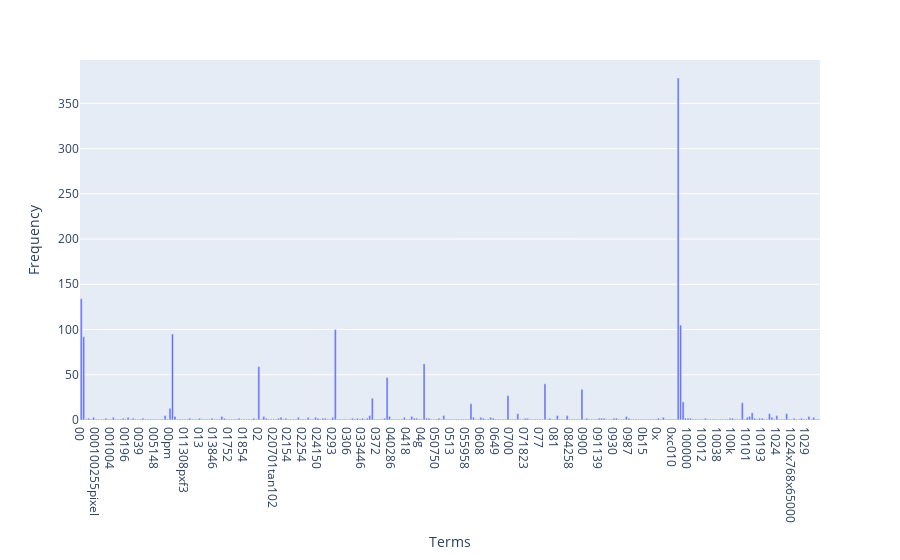
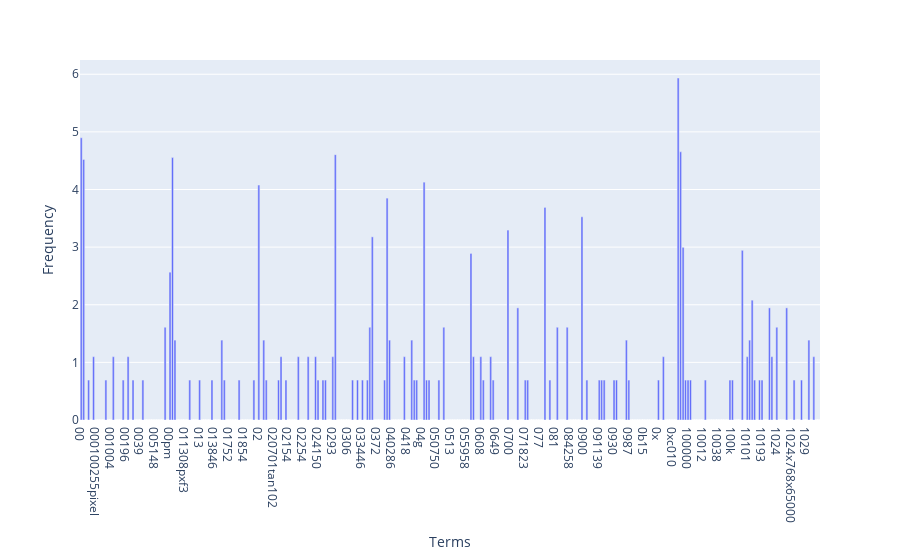
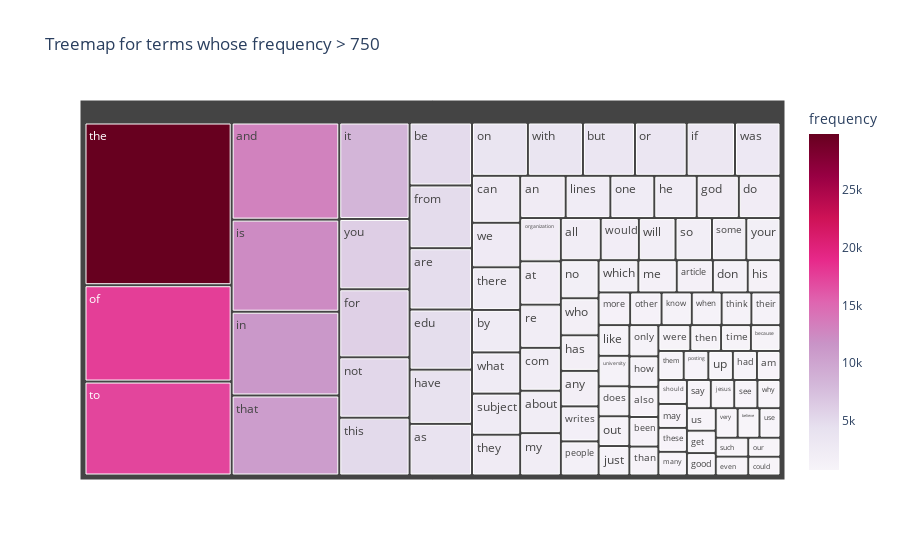
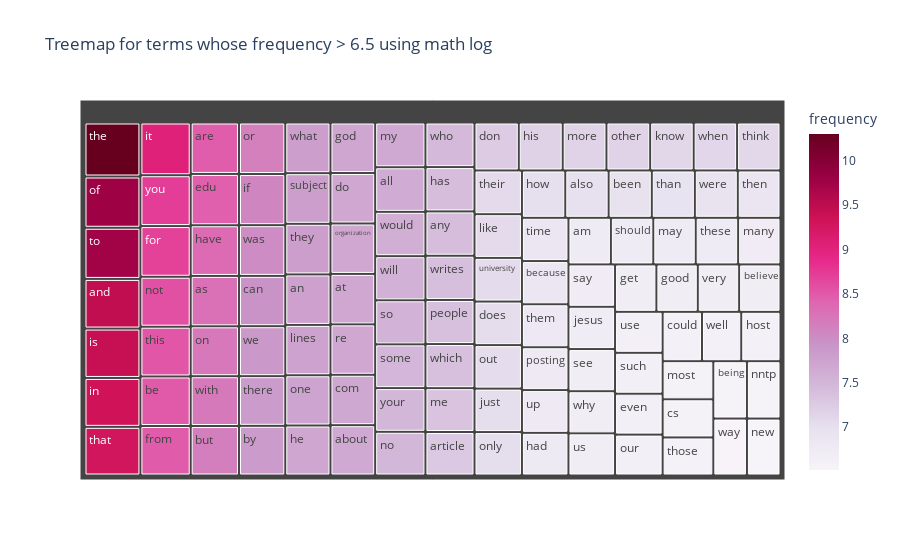

The notebook cell saved with these charts, in order:
### Markdown cell above
### >>> **Exercise 15 (take home):** 
You can copy the code from the previous exercise and change the 'term_frequencies' variable for the 'term_frequencies_log', comment about the differences that you observe and talk about other possible insights that we can get from a log distribution.

### Code cell
# Answer here
# Ex 12
import numpy as np
import pandas as pd
import plotly.express as px


terms = count_vect.get_feature_names_out()[:300]
freqs = term_frequencies[:300]


df = pd.DataFrame({"Terms": terms, "Frequency": freqs})

fig = px.bar(df, y="Frequency", x="Terms", orientation="v")

fig.show()


import numpy as np
import pandas as pd
import plotly.express as px


terms = count_vect.get_feature_names_out()[:300]
freqs = term_frequencies_log[:300]


df = pd.DataFrame({"Terms": terms, "Frequency": freqs})

fig = px.bar(df, y="Frequency", x="Terms", orientation="v")

fig.show()

# Ex 13
# Answer here
terms = count_vect.get_feature_names_out()
freqs = term_frequencies

# only keep terms with frequency > 750 (common terms)
terms_f = []
freqs_f = []
for i in range(len(terms)):
    if freqs[i] > 750:
        terms_f.append(terms[i])
        freqs_f.append(freqs[i])

# Build DataFrame for Plotly
df_terms = pd.DataFrame({
    "term": terms_f,
    "frequency": freqs_f
})

# Treemap plot
fig = px.treemap(df_terms, path=["term"], values="frequency",
                 title="Treemap for terms whose frequency > 750",
                 color="frequency", color_continuous_scale="PuRd")
fig.show()


# Answer here using log
terms = count_vect.get_feature_names_out()
freqs = term_frequencies_log
# print(term_frequencies_log)

# only keep terms with frequency > 750 (common terms)
terms_f = []
freqs_f = []
for i in range(len(terms)):
    if freqs[i] > 6.5:
        terms_f.append(terms[i])
        freqs_f.append(freqs[i])

# Build DataFrame for Plotly
df_terms = pd.DataFrame({
    "term": terms_f,
    "frequency": freqs_f
})

# Treemap plot
fig = px.treemap(df_terms, path=["term"], values="frequency",
                 title="Treemap for terms whose frequency > 6.5 using math log",
                 color="frequency", color_continuous_scale="PuRd")
fig.show()

### Figure 1 — Plotly figure (JSON) as saved in the notebook; plotly's stock layout.template omitted (floating-point values rounded to 4 significant figures; data arrays with more than 128 entries replaced by an {"elided": "..."} marker saying what was removed)
{"data": [{"hovertemplate": "Terms=%{x}<br>Frequency=%{y}<extra></extra>", "legendgroup": "", "marker": {"color": "#636efa", "pattern": {"shape": ""}}, "name": "", "orientation": "v", "showlegend": false, "textposition": "auto", "type": "bar", "x": {"elided": "300 str values"}, "xaxis": "x", "y": {"elided": "300 int values"}, "yaxis": "y"}], "layout": {"barmode": "relative", "legend": {"tracegroupgap": 0}, "margin": {"t": 60}, "xaxis": {"anchor": "y", "domain": [0, 1], "title": {"text": "Terms"}}, "yaxis": {"anchor": "x", "domain": [0, 1], "title": {"text": "Frequency"}}}}

### Figure 2 — Plotly figure (JSON) as saved in the notebook; plotly's stock layout.template omitted (floating-point values rounded to 4 significant figures; data arrays with more than 128 entries replaced by an {"elided": "..."} marker saying what was removed)
{"data": [{"hovertemplate": "Terms=%{x}<br>Frequency=%{y}<extra></extra>", "legendgroup": "", "marker": {"color": "#636efa", "pattern": {"shape": ""}}, "name": "", "orientation": "v", "showlegend": false, "textposition": "auto", "type": "bar", "x": {"elided": "300 str values"}, "xaxis": "x", "y": {"elided": "300 float values"}, "yaxis": "y"}], "layout": {"barmode": "relative", "legend": {"tracegroupgap": 0}, "margin": {"t": 60}, "xaxis": {"anchor": "y", "domain": [0, 1], "title": {"text": "Terms"}}, "yaxis": {"anchor": "x", "domain": [0, 1], "title": {"text": "Frequency"}}}}

### Figure 3 — Plotly figure (JSON) as saved in the notebook; plotly's stock layout.template omitted (floating-point values rounded to 4 significant figures)
{"data": [{"branchvalues": "total", "customdata": [[2148.0], [2093.0], [1090.0], [852.0], [2393.0], [13020.0], [1669.0], [4769.0], [1453.0], [4015.0], [2191.0], [4898.0], [952.0], [1068.0], [803.0], [3453.0], [2548.0], [2818.0], [2172.0], [754.0], [2193.0], [1151.0], [1400.0], [4675.0], [765.0], [5962.0], [4877.0], [806.0], [2216.0], [805.0], [870.0], [1671.0], [4218.0], [2232.0], [1318.0], [1100.0], [3208.0], [11230.0], [12340.0], [8447.0], [825.0], [1130.0], [1230.0], [1177.0], [2353.0], [841.0], [850.0], [1543.0], [1286.0], [2143.0], [1791.0], [5285.0], [17660.0], [3709.0], [2312.0], [1127.0], [3432.0], [2192.0], [1278.0], [763.0], [1142.0], [1604.0], [892.0], [2186.0], [840.0], [814.0], [851.0], [1912.0], [1802.0], [2464.0], [766.0], [1045.0], [10720.0], [29820.0], [1184.0], [914.0], [989.0], [2556.0], [850.0], [2448.0], [1213.0], [5063.0], [959.0], [17220.0], [1170.0], [885.0], [808.0], [772.0], [805.0], [3020.0], [2674.0], [1028.0], [2472.0], [1215.0], [1599.0], [1742.0], [811.0], [1925.0], [3655.0], [2000.0], [1645.0], [6157.0], [1793.0]], "domain": {"x": [0, 1], "y": [0, 1]}, "hovertemplate": "labels=%{label}<br>frequency_sum=%{value}<br>parent=%{parent}<br>id=%{id}<br>frequency=%{color}<extra></extra>", "ids": ["about", "all", "also", "am", "an", "and", "any", "are", "article", "as", "at", "be", "because", "been", "believe", "but", "by", "can", "com", "could", "do", "does", "don", "edu", "even", "for", "from", "get", "god", "good", "had", "has", "have", "he", "his", "how", "if", "in", "is", "it", "jesus", "just", "know", "like", "lines", "many", "may", "me", "more", "my", "no", "not", "of", "on", "one", "only", "or", "organization", "other", "our", "out", "people", "posting", "re", "say", "see", "should", "so", "some", "subject", "such", "than", "that", "the", "their", "them", "then", "there", "these", "they", "think", "this", "time", "to", "university", "up", "us", "use", "very", "was", "we", "were", "what", "when", "which", "who", "why", "will", "with", "would", "writes", "you", "your"], "labels": ["about", "all", "also", "am", "an", "and", "any", "are", "article", "as", "at", "be", "because", "been", "believe", "but", "by", "can", "com", "could", "do", "does", "don", "edu", "even", "for", "from", "get", "god", "good", "had", "has", "have", "he", "his", "how", "if", "in", "is", "it", "jesus", "just", "know", "like", "lines", "many", "may", "me", "more", "my", "no", "not", "of", "on", "one", "only", "or", "organization", "other", "our", "out", "people", "posting", "re", "say", "see", "should", "so", "some", "subject", "such", "than", "that", "the", "their", "them", "then", "there", "these", "they", "think", "this", "time", "to", "university", "up", "us", "use", "very", "was", "we", "were", "what", "when", "which", "who", "why", "will", "with", "would", "writes", "you", "your"], "marker": {"coloraxis": "coloraxis", "colors": [2148.0, 2093.0, 1090.0, 852.0, 2393.0, 13020.0, 1669.0, 4769.0, 1453.0, 4015.0, 2191.0, 4898.0, 952.0, 1068.0, 803.0, 3453.0, 2548.0, 2818.0, 2172.0, 754.0, 2193.0, 1151.0, 1400.0, 4675.0, 765.0, 5962.0, 4877.0, 806.0, 2216.0, 805.0, 870.0, 1671.0, 4218.0, 2232.0, 1318.0, 1100.0, 3208.0, 11230.0, 12340.0, 8447.0, 825.0, 1130.0, 1230.0, 1177.0, 2353.0, 841.0, 850.0, 1543.0, 1286.0, 2143.0, 1791.0, 5285.0, 17660.0, 3709.0, 2312.0, 1127.0, 3432.0, 2192.0, 1278.0, 763.0, 1142.0, 1604.0, 892.0, 2186.0, 840.0, 814.0, 851.0, 1912.0, 1802.0, 2464.0, 766.0, 1045.0, 10720.0, 29820.0, 1184.0, 914.0, 989.0, 2556.0, 850.0, 2448.0, 1213.0, 5063.0, 959.0, 17220.0, 1170.0, 885.0, 808.0, 772.0, 805.0, 3020.0, 2674.0, 1028.0, 2472.0, 1215.0, 1599.0, 1742.0, 811.0, 1925.0, 3655.0, 2000.0, 1645.0, 6157.0, 1793.0]}, "name": "", "parents": ["", "", "", "", "", "", "", "", "", "", "", "", "", "", "", "", "", "", "", "", "", "", "", "", "", "", "", "", "", "", "", "", "", "", "", "", "", "", "", "", "", "", "", "", "", "", "", "", "", "", "", "", "", "", "", "", "", "", "", "", "", "", "", "", "", "", "", "", "", "", "", "", "", "", "", "", "", "", "", "", "", "", "", "", "", "", "", "", "", "", "", "", "", "", "", "", "", "", "", "", "", "", ""], "type": "treemap", "values": [2148.0, 2093.0, 1090.0, 852.0, 2393.0, 13020.0, 1669.0, 4769.0, 1453.0, 4015.0, 2191.0, 4898.0, 952.0, 1068.0, 803.0, 3453.0, 2548.0, 2818.0, 2172.0, 754.0, 2193.0, 1151.0, 1400.0, 4675.0, 765.0, 5962.0, 4877.0, 806.0, 2216.0, 805.0, 870.0, 1671.0, 4218.0, 2232.0, 1318.0, 1100.0, 3208.0, 11230.0, 12340.0, 8447.0, 825.0, 1130.0, 1230.0, 1177.0, 2353.0, 841.0, 850.0, 1543.0, 1286.0, 2143.0, 1791.0, 5285.0, 17660.0, 3709.0, 2312.0, 1127.0, 3432.0, 2192.0, 1278.0, 763.0, 1142.0, 1604.0, 892.0, 2186.0, 840.0, 814.0, 851.0, 1912.0, 1802.0, 2464.0, 766.0, 1045.0, 10720.0, 29820.0, 1184.0, 914.0, 989.0, 2556.0, 850.0, 2448.0, 1213.0, 5063.0, 959.0, 17220.0, 1170.0, 885.0, 808.0, 772.0, 805.0, 3020.0, 2674.0, 1028.0, 2472.0, 1215.0, 1599.0, 1742.0, 811.0, 1925.0, 3655.0, 2000.0, 1645.0, 6157.0, 1793.0]}], "layout": {"coloraxis": {"colorbar": {"title": {"text": "frequency"}}, "colorscale": [[0, "rgb(247,244,249)"], [0.125, "rgb(231,225,239)"], [0.25, "rgb(212,185,218)"], [0.375, "rgb(201,148,199)"], [0.5, "rgb(223,101,176)"], [0.625, "rgb(231,41,138)"], [0.75, "rgb(206,18,86)"], [0.875, "rgb(152,0,67)"], [1, "rgb(103,0,31)"]]}, "legend": {"tracegroupgap": 0}, "title": {"text": "Treemap for terms whose frequency > 750"}}}

### Figure 4 — Plotly figure (JSON) as saved in the notebook; plotly's stock layout.template omitted (floating-point values rounded to 4 significant figures)
{"data": [{"branchvalues": "total", "customdata": [[7.672], [7.646], [6.994], [6.748], [7.78], [9.474], [7.42], [8.47], [7.281], [8.298], [7.692], [8.497], [6.859], [6.974], [6.578], [6.688], [8.147], [7.843], [7.944], [7.683], [6.625], [6.592], [7.693], [7.048], [7.244], [8.45], [6.64], [8.693], [8.492], [6.692], [7.703], [6.691], [6.768], [7.421], [8.347], [7.711], [7.184], [6.605], [7.003], [8.073], [9.326], [9.421], [9.042], [6.715], [7.03], [7.115], [7.071], [7.763], [6.735], [6.745], [7.341], [7.159], [6.593], [7.67], [6.516], [6.565], [7.491], [8.573], [9.779], [8.219], [7.746], [7.027], [8.141], [7.693], [7.153], [6.637], [7.041], [7.38], [6.793], [7.69], [6.733], [6.702], [6.746], [7.556], [7.497], [7.81], [6.641], [6.952], [9.28], [10.3], [7.077], [6.818], [6.897], [7.846], [6.745], [7.803], [7.101], [8.53], [6.582], [6.866], [9.754], [7.065], [6.786], [6.695], [6.649], [6.691], [8.013], [6.531], [7.891], [6.613], [6.935], [7.813], [7.102], [7.377], [7.463], [6.698], [7.563], [8.204], [7.601], [7.405], [8.725], [7.492]], "domain": {"x": [0, 1], "y": [0, 1]}, "hovertemplate": "labels=%{label}<br>frequency_sum=%{value}<br>parent=%{parent}<br>id=%{id}<br>frequency=%{color}<extra></extra>", "ids": ["about", "all", "also", "am", "an", "and", "any", "are", "article", "as", "at", "be", "because", "been", "being", "believe", "but", "by", "can", "com", "could", "cs", "do", "does", "don", "edu", "even", "for", "from", "get", "god", "good", "had", "has", "have", "he", "his", "host", "how", "if", "in", "is", "it", "jesus", "just", "know", "like", "lines", "many", "may", "me", "more", "most", "my", "new", "nntp", "no", "not", "of", "on", "one", "only", "or", "organization", "other", "our", "out", "people", "posting", "re", "say", "see", "should", "so", "some", "subject", "such", "than", "that", "the", "their", "them", "then", "there", "these", "they", "think", "this", "those", "time", "to", "university", "up", "us", "use", "very", "was", "way", "we", "well", "were", "what", "when", "which", "who", "why", "will", "with", "would", "writes", "you", "your"], "labels": ["about", "all", "also", "am", "an", "and", "any", "are", "article", "as", "at", "be", "because", "been", "being", "believe", "but", "by", "can", "com", "could", "cs", "do", "does", "don", "edu", "even", "for", "from", "get", "god", "good", "had", "has", "have", "he", "his", "host", "how", "if", "in", "is", "it", "jesus", "just", "know", "like", "lines", "many", "may", "me", "more", "most", "my", "new", "nntp", "no", "not", "of", "on", "one", "only", "or", "organization", "other", "our", "out", "people", "posting", "re", "say", "see", "should", "so", "some", "subject", "such", "than", "that", "the", "their", "them", "then", "there", "these", "they", "think", "this", "those", "time", "to", "university", "up", "us", "use", "very", "was", "way", "we", "well", "were", "what", "when", "which", "who", "why", "will", "with", "would", "writes", "you", "your"], "marker": {"coloraxis": "coloraxis", "colors": [7.672, 7.646, 6.994, 6.748, 7.78, 9.474, 7.42, 8.47, 7.281, 8.298, 7.692, 8.497, 6.859, 6.974, 6.578, 6.688, 8.147, 7.843, 7.944, 7.683, 6.625, 6.592, 7.693, 7.048, 7.244, 8.45, 6.64, 8.693, 8.492, 6.692, 7.703, 6.691, 6.768, 7.421, 8.347, 7.711, 7.184, 6.605, 7.003, 8.073, 9.326, 9.421, 9.042, 6.715, 7.03, 7.115, 7.071, 7.763, 6.735, 6.745, 7.341, 7.159, 6.593, 7.67, 6.516, 6.565, 7.491, 8.573, 9.779, 8.219, 7.746, 7.027, 8.141, 7.693, 7.153, 6.637, 7.041, 7.38, 6.793, 7.69, 6.733, 6.702, 6.746, 7.556, 7.497, 7.81, 6.641, 6.952, 9.28, 10.3, 7.077, 6.818, 6.897, 7.846, 6.745, 7.803, 7.101, 8.53, 6.582, 6.866, 9.754, 7.065, 6.786, 6.695, 6.649, 6.691, 8.013, 6.531, 7.891, 6.613, 6.935, 7.813, 7.102, 7.377, 7.463, 6.698, 7.563, 8.204, 7.601, 7.405, 8.725, 7.492]}, "name": "", "parents": ["", "", "", "", "", "", "", "", "", "", "", "", "", "", "", "", "", "", "", "", "", "", "", "", "", "", "", "", "", "", "", "", "", "", "", "", "", "", "", "", "", "", "", "", "", "", "", "", "", "", "", "", "", "", "", "", "", "", "", "", "", "", "", "", "", "", "", "", "", "", "", "", "", "", "", "", "", "", "", "", "", "", "", "", "", "", "", "", "", "", "", "", "", "", "", "", "", "", "", "", "", "", "", "", "", "", "", "", "", "", "", ""], "type": "treemap", "values": [7.672, 7.646, 6.994, 6.748, 7.78, 9.474, 7.42, 8.47, 7.281, 8.298, 7.692, 8.497, 6.859, 6.974, 6.578, 6.688, 8.147, 7.843, 7.944, 7.683, 6.625, 6.592, 7.693, 7.048, 7.244, 8.45, 6.64, 8.693, 8.492, 6.692, 7.703, 6.691, 6.768, 7.421, 8.347, 7.711, 7.184, 6.605, 7.003, 8.073, 9.326, 9.421, 9.042, 6.715, 7.03, 7.115, 7.071, 7.763, 6.735, 6.745, 7.341, 7.159, 6.593, 7.67, 6.516, 6.565, 7.491, 8.573, 9.779, 8.219, 7.746, 7.027, 8.141, 7.693, 7.153, 6.637, 7.041, 7.38, 6.793, 7.69, 6.733, 6.702, 6.746, 7.556, 7.497, 7.81, 6.641, 6.952, 9.28, 10.3, 7.077, 6.818, 6.897, 7.846, 6.745, 7.803, 7.101, 8.53, 6.582, 6.866, 9.754, 7.065, 6.786, 6.695, 6.649, 6.691, 8.013, 6.531, 7.891, 6.613, 6.935, 7.813, 7.102, 7.377, 7.463, 6.698, 7.563, 8.204, 7.601, 7.405, 8.725, 7.492]}], "layout": {"coloraxis": {"colorbar": {"title": {"text": "frequency"}}, "colorscale": [[0, "rgb(247,244,249)"], [0.125, "rgb(231,225,239)"], [0.25, "rgb(212,185,218)"], [0.375, "rgb(201,148,199)"], [0.5, "rgb(223,101,176)"], [0.625, "rgb(231,41,138)"], [0.75, "rgb(206,18,86)"], [0.875, "rgb(152,0,67)"], [1, "rgb(103,0,31)"]]}, "legend": {"tracegroupgap": 0}, "title": {"text": "Treemap for terms whose frequency > 6.5 using math log"}}}
